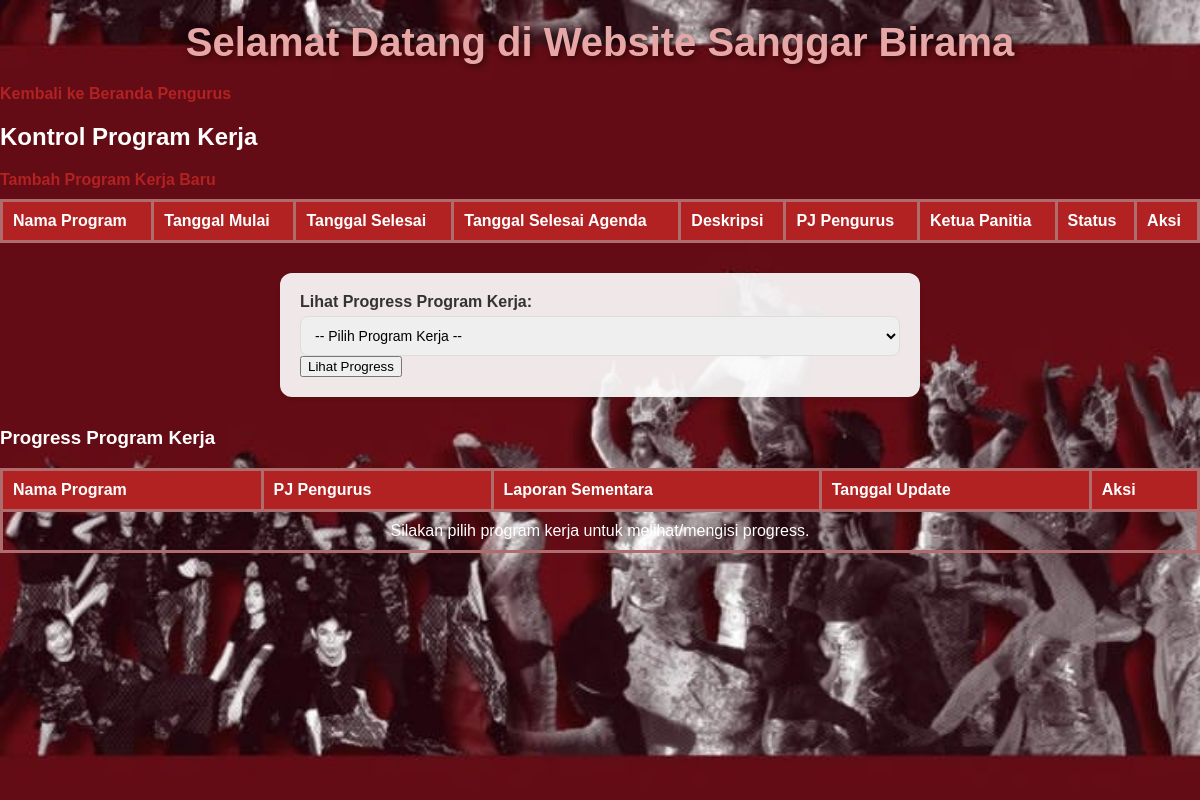
/app/views/kontrol_program.php (signed in), run on an earlier commit of the app's database.
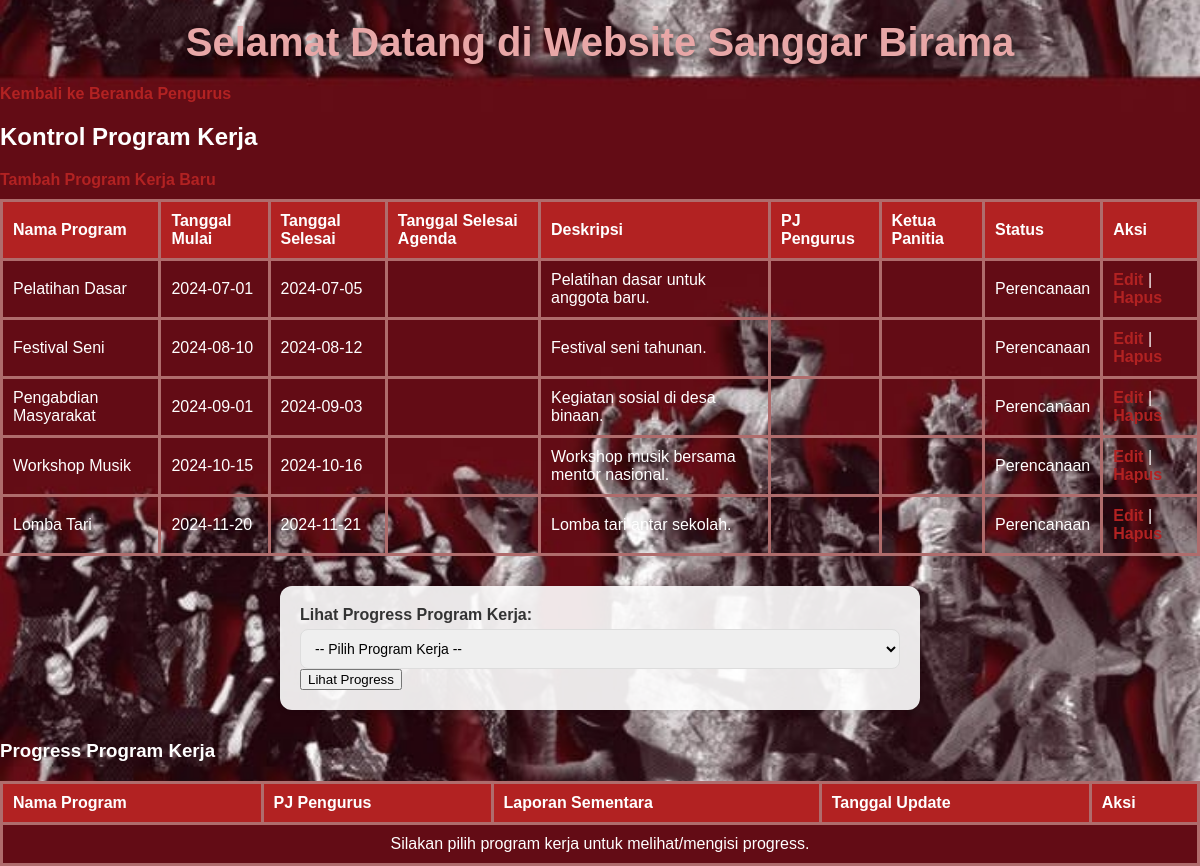
And on a later commit of the database.
### tables this page shows
CREATE TABLE `program_kerja` (
  `id` int(11) NOT NULL,
  `nama_program` varchar(255) NOT NULL,
  `tanggal_mulai` date NOT NULL,
  `tanggal_selesai` date NOT NULL,
  `deskripsi` text DEFAULT NULL,
  `pj_pengurus` int(11) DEFAULT NULL,
  `ketua_panitia` int(11) DEFAULT NULL,
  `status` varchar(50) DEFAULT NULL,
  `tanggal_selesai_agenda` date DEFAULT NULL
);

### app/views/kontrol_program.php (the view, shortened to what this page needs)
<?php
require_once __DIR__ . '/../config/config.php';
$stmt = $mysqli->prepare("SELECT id, nama_program, tanggal_mulai, tanggal_selesai, deskripsi, pj_pengurus, ketua_panitia, status, tanggal_selesai_agenda FROM program_kerja");
$stmt->execute();
$program_result = $stmt->get_result();
$filter_program = isset($_GET['filter_program']) ? intval($_GET['filter_program']) : 0;
$progress_sql = "
    SELECT p.id, p.id_program, pk.nama_program, p.laporan, p.tanggal_update, pk.pj_pengurus
    FROM progress_proker p
    JOIN program_kerja pk ON p.id_program = pk.id
";
$progress_sql .= " ORDER BY p.tanggal_update DESC";
$progress_result = $mysqli->query($progress_sql);
?>
<?php include __DIR__ . '/header.php'; ?>
<a href="beranda_pengurus.php">Kembali ke Beranda Pengurus</a>
<h2>Kontrol Program Kerja</h2>
<a href="tambah_program.php">Tambah Program Kerja Baru</a>
<table border="1">
    <tr>
        <th>Nama Program</th>
        <th>Tanggal Mulai</th>
        <th>Tanggal Selesai</th>
        <th>Tanggal Selesai Agenda</th>
        <th>Deskripsi</th>
        <th>PJ Pengurus</th>
        <th>Ketua Panitia</th>
        <th>Status</th>
        <th>Aksi</th>
    </tr>
    <?php while ($program = $program_result->fetch_assoc()) { ?>
        <tr>
            <td><?= htmlspecialchars($program["nama_program"]); ?></td>
            <td><?= htmlspecialchars($program["tanggal_mulai"]); ?></td>
            <td><?= htmlspecialchars($program["tanggal_selesai"]); ?></td>
            <td><?= htmlspecialchars($program["tanggal_selesai_agenda"]); ?></td>
            <td><?= htmlspecialchars($program["deskripsi"]); ?></td>
            <td><?= htmlspecialchars($program["pj_pengurus"]); ?></td>
            <td><?= htmlspecialchars($program["ketua_panitia"]); ?></td>
            <td>
                <?php if (strtolower($program["status"]) == "on progress") { ?>
                    <a href="#progress-proker" style="color:green;">On Progress</a>
                <?php } else { ?>
                    <?= htmlspecialchars($program["status"]); ?>
                <?php } ?>
            </td>
            <td>
                <a href="edit_program.php?id=<?= $program["id"]; ?>">Edit</a> |
                <a href="hapus_program.php?id=<?= $program["id"]; ?>" onclick="return confirm('Yakin ingin menghapus program ini?');">Hapus</a>
            </td>
        </tr>
    <?php } ?>
</table>
<form method="GET" action="#progress-proker" style="margin-top:30px;">
    <label for="filter_program"><b>Lihat Progress Program Kerja:</b></label>
    <select name="filter_program" id="filter_program" required>
        <option value="">-- Pilih Program Kerja --</option>
    </select>
    <button type="submit">Lihat Progress</button>
</form>
<h3 id="progress-proker" style="margin-top:30px;">Progress Program Kerja</h3>
<table border="1">
    <tr>
        <th>Nama Program</th>
        <th>PJ Pengurus</th>
        <th>Laporan Sementara</th>
        <th>Tanggal Update</th>
        <th>Aksi</th>
    </tr>
    <?php
    if ($filter_program) {
        if ($progress_result && $progress_result->num_rows > 0) {
            while ($progress = $progress_result->fetch_assoc()) { ?>
                <tr>
                    <td><?= htmlspecialchars($progress["nama_program"]); ?></td>
                    <td><?= htmlspecialchars($progress["pj_pengurus"]); ?></td>
                    <td><?= nl2br(htmlspecialchars($progress["laporan"])); ?></td>
                    <td><?= htmlspecialchars($progress["tanggal_update"]); ?></td>
                    <td>
                        <a href="edit_progress.php?id=<?= $progress["id"]; ?>">Edit</a>
                    </td>
                </tr>
            <?php }
        } else {
            $stmt_prog = $mysqli->prepare("SELECT nama_program, pj_pengurus FROM program_kerja WHERE id=?");
            $stmt_prog->bind_param('i', $filter_program);
            $stmt_prog->execute();
            $stmt_prog->bind_result($nama_program, $pj_pengurus);
            if ($stmt_prog->fetch()) { ?>
                <tr>
                    <td><?= htmlspecialchars($nama_program); ?></td>
                    <td><?= htmlspecialchars($pj_pengurus); ?></td>
                    <td colspan="2" style="text-align:center;">Belum ada progress. Silakan <a href="edit_progress.php?id_program=<?= $filter_program; ?>">isi progress</a>.</td>
                    <td>
                        <a href="edit_progress.php?id_program=<?= $filter_program; ?>">Tambah Progress</a>
                    </td>
                </tr>
            <?php }
            $stmt_prog->close();
        }
    } else { ?>
        <tr>
            <td colspan="5" style="text-align:center;">Silakan pilih program kerja untuk melihat/mengisi progress.</td>
        </tr>
    <?php } ?>
</table>

### app/views/header.php (shortened to what this page needs)
<!DOCTYPE html>
<html lang="id">
<head>
    <link rel="stylesheet" href="/SI-BIRAMA/public/css/style.css">
</head>
<body>
    <div class="form-container">
        <header>
            <h1>Selamat Datang di Website Sanggar Birama</h1>
        </header>

### public/css/style.css (style rules this page uses)
body { margin: 0; font-family: Arial, sans-serif; background: linear-gradient(to bottom, #8B0000, #B22222); color: #fff; }
header { background: transparent; padding: 20px; text-align: center; color: #e8a7a7; }
header h1 { margin: 0; font-size: 2.5em; text-shadow: 2px 2px 6px rgba(0, 0, 0, 0.5); }
.form-container { padding: 20px; }
table { width: 100%; border-collapse: collapse; margin-top: 10px; }
table, th, td { border: 3px solid #af6c6c; }
th, td { padding: 10px; text-align: left; }
th { background-color: #B22222; color: white; }
a { color: #B22222; font-weight: bold; text-decoration: none; }
form { max-width: 600px; margin: 20px auto; padding: 20px; background: linear-gradient(to bottom, #ffffff, #f9f9f9); border-radius: 12px; box-shadow: 0 4px 8px rgba(0, 0, 0, 0.2); font-family: Arial, sans-serif; }
label { display: block; font-weight: bold; margin-bottom: 5px; color: #333; }
input[type="text"], input[type="email"], input[type="tel"], input[type="number"], input[type="date"], input[type="time"], textarea, select { width: 100%; padding: 10px; border: 1px solid #ddd; border-radius: 8px; font-size: 14px; font-family: Arial, sans-serif; box-sizing: border-box; transition: all 0.3s ease; }
.form-container { position: relative; width: 100%; height: auto; min-height: 100vh; padding: 0; background-image: url("/SI-BIRAMA/public/images/background2.jpg"); background-size: cover; background-position: center; background-repeat: repeat; border-radius: 0; box-shadow: none; }
form { background: rgba(255, 255, 255, 0.9); padding: 20px; border-radius: 12px; box-shadow: 0 2px 4px rgba(0, 0, 0, 0.1); max-width: 600px; margin: 20px auto; }

What changed in the data, as far as the page shows it:
added program_kerja: nama_program "Pelatihan Dasar", tanggal_mulai "2024-07-01", tanggal_selesai "2024-07-05", deskripsi "Pelatihan dasar untuk anggota baru.", status "Perencanaan"
added program_kerja: nama_program "Festival Seni", tanggal_mulai "2024-08-10", tanggal_selesai "2024-08-12", deskripsi "Festival seni tahunan.", status "Perencanaan"
added program_kerja: nama_program "Pengabdian Masyarakat", tanggal_mulai "2024-09-01", tanggal_selesai "2024-09-03", deskripsi "Kegiatan sosial di desa binaan.", status "Perencanaan"
added program_kerja: nama_program "Workshop Musik", tanggal_mulai "2024-10-15", tanggal_selesai "2024-10-16", deskripsi "Workshop musik bersama mentor nasional.", status "Perencanaan"
added program_kerja: nama_program "Lomba Tari", tanggal_mulai "2024-11-20", tanggal_selesai "2024-11-21", deskripsi "Lomba tari antar sekolah.", status "Perencanaan"
